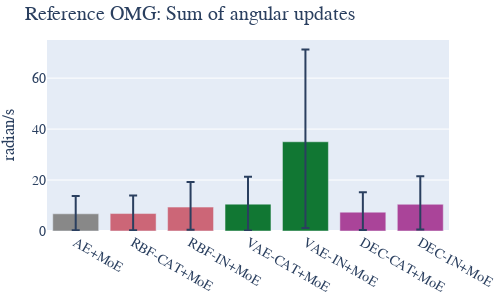

Here is the notebook cell this chart was saved with:
### Code cell
fig = plot_bar_twin([t_keys2[3]], results, width=500, height=300,
                title="Reference OMG: Sum of angular updates", y_axis_name="radian/s", skip_first=True)
fig.show()

### Figure 1 — Plotly figure (JSON) as saved in the notebook; plotly's stock layout.template omitted (floating-point values rounded to 4 significant figures)
{"data": [{"error_y": {"array": [7.02], "arrayminus": [6.481], "type": "data"}, "marker": {"color": "rgb(136, 136, 136)"}, "name": "AE+MoE", "type": "bar", "x": ["AE+MoE"], "y": [6.751]}, {"error_y": {"array": [7.113, 9.873], "arrayminus": [6.584, 8.886], "type": "data"}, "marker": {"color": "rgb(204, 102, 119)"}, "name": "RBF", "type": "bar", "x": ["RBF-CAT+MoE", "RBF-IN+MoE"], "y": [6.849, 9.38]}, {"error_y": {"array": [10.78, 36.2], "arrayminus": [10.31, 33.83], "type": "data"}, "marker": {"color": "rgb(17, 119, 51)"}, "name": "VAE", "type": "bar", "x": ["VAE-CAT+MoE", "VAE-IN+MoE"], "y": [10.55, 35.02]}, {"error_y": {"array": [7.775, 11.03], "arrayminus": [7.007, 9.94], "type": "data"}, "marker": {"color": "rgb(170, 68, 153)"}, "name": "DEC", "type": "bar", "x": ["DEC-CAT+MoE", "DEC-IN+MoE"], "y": [7.391, 10.48]}], "layout": {"font": {"family": "Serif", "size": 14}, "height": 300, "margin": {"b": 5, "l": 5, "r": 5, "t": 40}, "showlegend": false, "title": {"text": "Reference OMG: Sum of angular updates"}, "width": 500, "yaxis": {"title": {"text": "radian/s"}}}}
